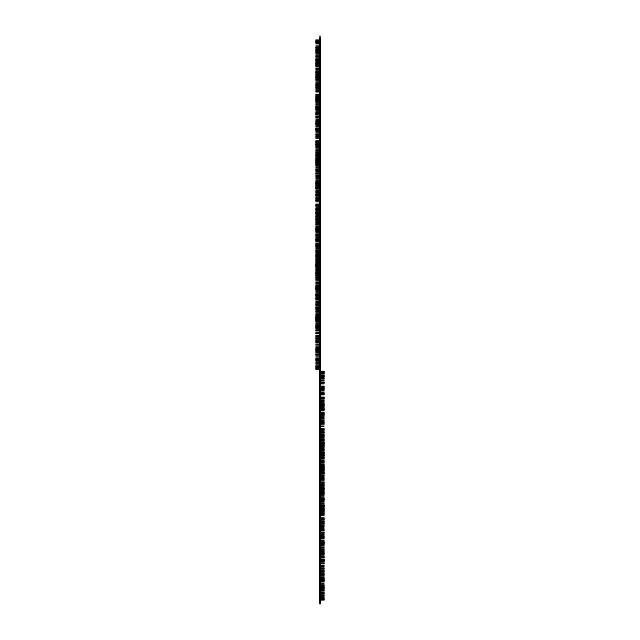
Frame 1 (no input)
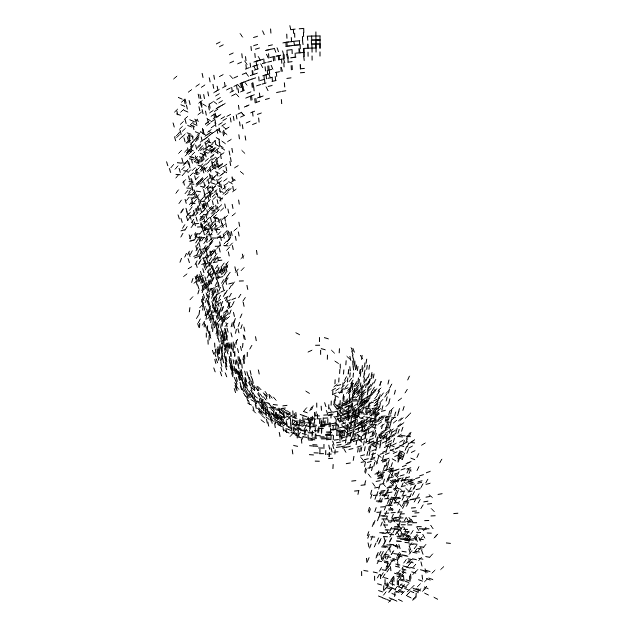
Frame 60 (no input)
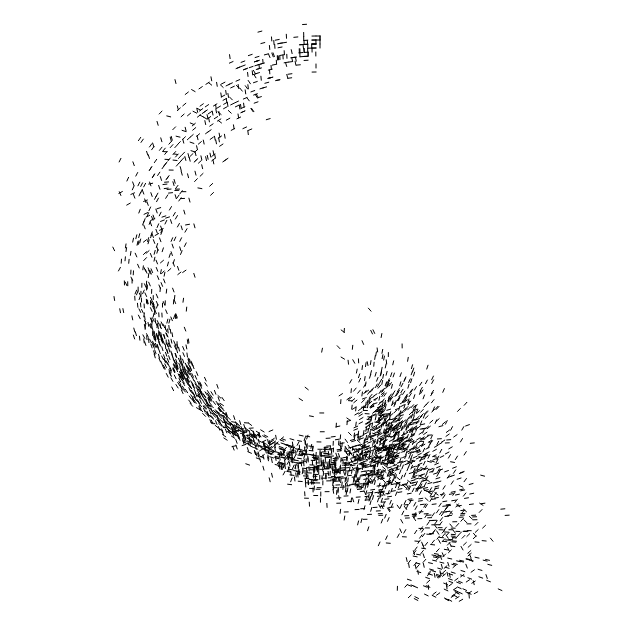
Frame 120 (the mouse pressed at the canvas centre since frame 60)

The p5.js sketch that drew these frames (run headless with seeded random() and noise() and a simulated clock; from frame 60 on, the mouse is pressed at the canvas centre):

// p5.js sketch
// ── sketch.js
// https://openprocessing.org/sketch/1248127

const referencePoints = [];
const particles = [];
const num = 3e3;

setup = () => {
  createCanvas(640, 640);
  for (let i = num; i--; ) {
    particles[i] = {
      x: 0,
      y: random(-280, 280),
    };
  }
};

draw = () => {
  stroke("black");
  background("white");
  translate(width / 2, height / 2);
  for (let i = 3; i--; ) {
    referencePoints[i] =
      i == 0
        ? {
            x: 0,
            y: 360,
            ratio: 1,
          }
        : {
            x: 0,
            y: 50,
            ratio: 0.4,
          };
  }

  for (const p of particles) {
    let angle = 0;
    for (const ref of referencePoints) {
      if (ref.ratio > random(1)) {
        angle += atan2(ref.y - p.y, ref.x - p.x);
      }
    }
    line(p.x, p.y, (p.x += cos(angle) * 4), (p.y += sin(angle) * 4));
    if (p.y > 280) {
      p.x = 0;
      p.y = -280;
    }
  }
};
